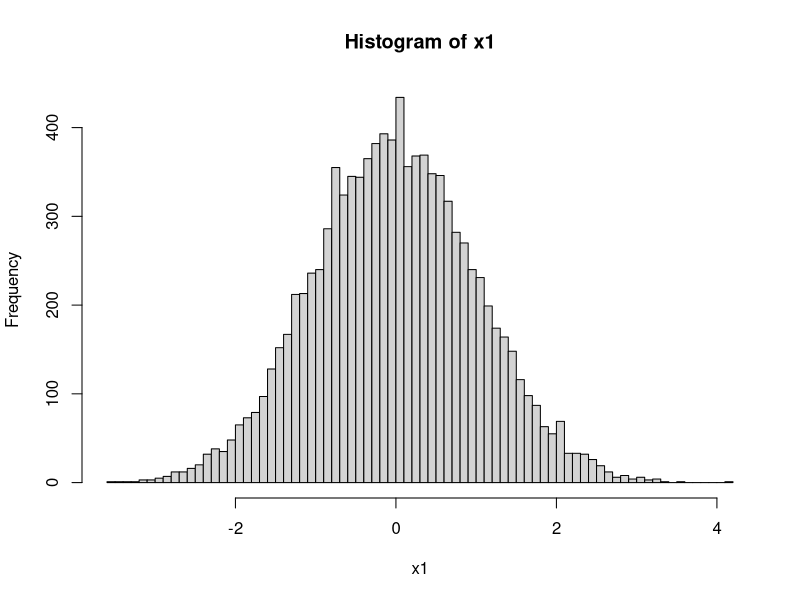
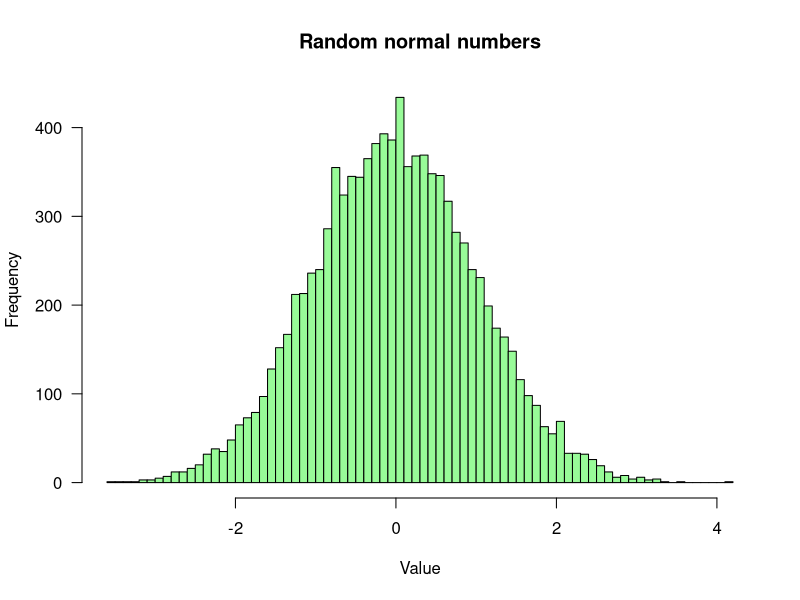
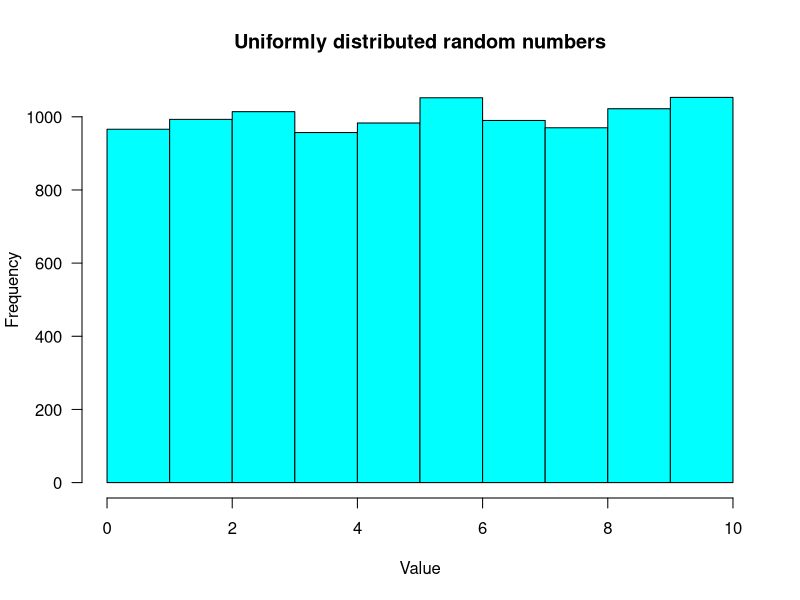

Write the R code that produced these figures, in order.
## ---- chunk 1
## Install knitr package if required
if (!require(knitr)) {
  message("Installing missing package: knitr")
  install.packages("knitr")
}
library(knitr)

options(width = 300)
knitr::opts_chunk$set(
  fig.width = 7, fig.height = 5, 
  out.width = "80%",
  fig.align = "center", 
  fig.path = "figures/data-structures_",
  size = "tiny", 
  echo = TRUE, 
  eval = TRUE, 
  warning = FALSE, 
  message = FALSE, 
  results = TRUE, 
  comment = "")
# knitr::asis_output("\\footnotesize")
## ---- chunk 2
matIdentite <- matrix(ncol = 10, nrow = 10, data = 0)
diag(matIdentite) <- 1
print(matIdentite)
## ---- chunk 3
## Generatre a 10x10 matrix with random normal numbers
matAleatoire <- matrix(
  nrow = 10, 
  ncol = 10, 
  data = rnorm(n = 100, 
               mean = 0, 
               sd = sqrt(5)))

## Print the results rounded at 2 decimals
print(round(matAleatoire, digits = 2))
## ---- chunk 4
n <- 10000 ## define vector sizes
x1 <- rnorm(n = n, mean = 0, sd = 1) ## normal random
x2 <- runif(n = n, min = 0, max = 10) ## uniform random 
## ---- chunk 5
hist(x = x1, breaks = 100)
## ---- chunk 6
hist(x = x1, breaks = 100, 
     las = 1, 
     col = "palegreen",
     main = "Random normal numbers",
     xlab = "Value"
     )
## ---- chunk 7
hist(x = x2, breaks = 10, 
     las = 1, 
     col = "cyan",
     main = "Uniformly distributed random numbers",
     xlab = "Value"
     )
## ---- chunk 8
summary(x1)

## ---- chunk 9
## Prepare an empty matrix
m1 <- matrix(nrow = 10, ncol = 2)

## Assign values to the first column
m1[, 1] <- head(x = x1, n = 10)

## Assign values to the second column
m1[, 2] <- tail(x = x1, n = 10)

## Print the result rounded to 3 decimals
print(round(m1, digits = 3))
## ---- chunk 10
m2 <- matrix(nrow = 5, ncol = 2)

## Assign values
m2[, 1] <- x1[c(16, 51, 79, 31, 27)]
m2[, 2] <- x2[c(30, 70, 12, 49, 45)]

## Print the result
print(m2)
## ---- chunk 11
m3 <- rbind(m1, m2)
dim(m3)
nrow(m3)
ncol(m3)
## ---- chunk 12
data("WorldPhones")
print(WorldPhones)
class(WorldPhones)
dim(WorldPhones)
rownames(WorldPhones)
colnames(WorldPhones)
## ---- chunk 13
## Marginal sums per year
nbrTelAn <- apply(WorldPhones, 1, sum)
print(nbrTelAn)

## Marginal sums per continent
nbrTelCont <- apply(WorldPhones, 2, sum)
print(nbrTelCont)
## ---- chunk 14
names(which.max(nbrTelCont))
names(which.min(nbrTelCont))

## Another way: with head and tail
tail(sort(nbrTelCont), n = 1)
head(sort(nbrTelCont), n = 1)
## ---- chunk 15
sum(nbrTelCont > 20000)
sum(nbrTelCont > 50000)
sum(nbrTelCont > 200000)
